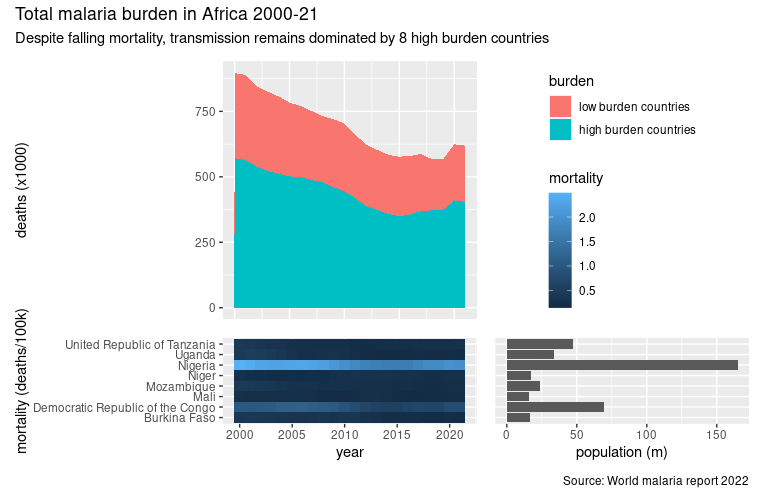

This chart was generated by the following R code:
### import data
my_data <- read.delim("wmr_cases_deaths_modelling.txt")

## check data
head(my_data)

## burden
my_data %>% filter(year==2020 & deaths > 20000) 

library(tidyverse)
my_data <- my_data %>% mutate(burden = ifelse(country %in% c("Burkina Faso", "Democratic Republic of the Congo",
                                                             "Mali", "Mozambique", "Niger", "Nigeria", "Uganda",
                                                             "United Republic of Tanzania"), "high burden countries",
                                              "low burden countries" ))
table(my_data$burden)

my_data$burden <- as.factor(my_data$burden)
# Make low burden first
my_data$burden <- relevel(my_data$burden, "low burden countries")

p1 <- my_data %>% group_by(year,burden) %>% 
  summarise(n_deaths  = sum(deaths)) %>% 
  ggplot(aes(x=year, y=n_deaths/1000, fill=burden))+
  geom_area()+
  labs(y = "deaths (x1000)")
p1

### heatmap of mortality
p2 <- my_data %>% filter(burden=="high burden countries") %>% group_by(year, country) %>% 
  summarise(mortality = sum(deaths)/100000) %>% 
  ggplot(aes(x = year, y = country, fill = mortality)) +
  geom_tile() +
  coord_fixed()+
  labs(y = "mortality (deaths/100k)")
p2

## bar plot of population
p3 <- my_data %>% filter(burden=="high burden countries") %>% group_by(country) %>% 
  summarise(total_pop = mean(population)/1000000) %>% 
  ggplot(aes(x = country, y = total_pop)) +
  geom_col() +
  labs(y = "population (m)")+
  coord_flip()
p3

plots <- p1 +theme(axis.text.x = element_blank(),
                   axis.ticks.x = element_blank(),
                   axis.title.x = element_blank() )+  guide_area()+ p2 + 
  p3+ theme(axis.text.y = element_blank(),
            axis.ticks.y = element_blank(),
            axis.title.y = element_blank() )+ plot_layout(ncol = 2, guides = "collect")+
  plot_annotation(
    title = "Total malaria burden in Africa 2000-21",
    subtitle = "Despite falling mortality, transmission remains dominated by 8 high burden countries",
    caption = "Source: World malaria report 2022"
  )

plots
